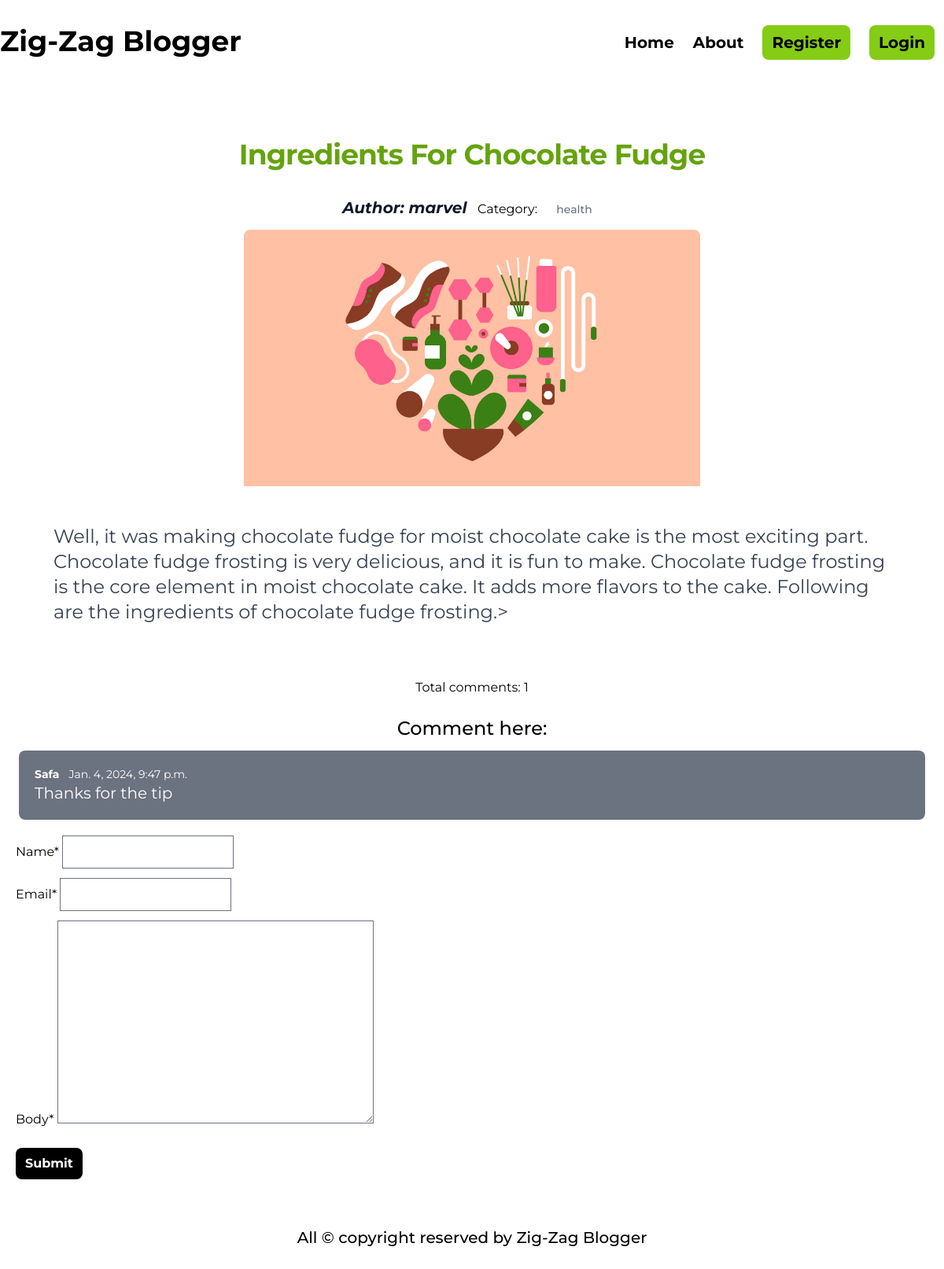
The page /post/detalis/5/ on the database its author committed.
### posts/models.py (models this page shows, shortened)
class Post(models.Model):
    title = models.CharField(max_length=50)
    content = models.TextField()
    category = models.ManyToManyField(Category)
    author = models.ForeignKey(User, on_delete=models.CASCADE)
    image = models.ImageField(upload_to='posts/media/uploads/', blank=True, null = True)

class Comment(models.Model):
    post = models.ForeignKey(Post, on_delete = models.CASCADE, related_name = 'comments')
    name = models.CharField(max_length = 30)
    email = models.EmailField()
    body = models.TextField()
    created_on = models.DateTimeField(auto_now_add=True)

### categories/models.py (models this page shows, shortened)
class Category(models.Model):
    name = models.CharField(max_length=50)
    slug = models.SlugField(max_length=100, unique = True, null=True, blank=True)

### posts/views.py (the view, shortened to what this page needs)
# urls.py: path('detalis/<int:id>/', views.detailsPageClass.as_view(), name = 'details_page')
class detailsPageClass(DetailView):
    model = models.Post
    pk_url_kwarg = 'id'
    template_name = 'blog_details.html'
    def get_context_data(self, **kwargs):
        context = super().get_context_data(**kwargs)
        post = self.object
        comments = post.comments.all()
        comment_form = forms.CmntForm()
        context['comments'] = comments
        context['comment_form']=comment_form
        return context

### posts/forms.py
class CmntForm(forms.ModelForm):
    class Meta:
        model = Comment
        fields = ['name', 'email', 'body']

### posts/templates/blog_details.html (shortened to what this page needs)
{% extends "base.html" %}
{% block content %}
{% load crispy_forms_tags %}
<div>
    <div class="max-w-[1200px] mx-auto">
        <div class="p-5">
          <h5
            class="mt-12 mb-6 text-center text-4xl font-bold tracking-tight text-lime-600"
          >
            {{post.title}}
          </h5>
          <div class="text-center">
            <span class="m-2 text-xl font-bold italic text-gray-900">
                Author: {{post.author.first_name}}
            </span>
            <span class="">
                Category: {% for cat in post.category.all %}
                <a
                  href=""
                  class="inline-flex items-center px-3 py-2 text-sm font-medium text-center text-gray-500 m-2"
                >
                  {{cat.name}}
                </a>
                {% endfor %}
            </span>
          </div>
          <img class="rounded-t-lg mx-auto w-1/2" src="{{post.image.url}}" alt="#" />
          <p class="m-12 font-normal text-gray-700 dark:text-gray-400 text-2xl">
            {{post.content}}>
          </p>
        </div>
      </div>
      <h1 class="text-center">Total comments: {{comments | length}}</h1>
      <h1 class="text-center text-2xl font-medium mt-6">Comment here:</h1>
      <div class="m-3">
        {% for comment in comments %}
        <div class="text-sm bg-gray-500 m-3 p-5 rounded-lg text-white">
            <p><b class="mr-3">{{comment.name}}</b>{{comment.created_on}}</p>
            <p class="text-xl">{{comment.body}}</p>
        </div>
        {% endfor %}
      </div>
      <form class="m-5" method="post">
        {{ comment_form |crispy }}
        <button class="bg-black px-3 py-2 text-white font-bold rounded-lg my-3">
          Submit
        </button>
      </form>
</div>
{% endblock %}

### rows shown on the page
Post: title "Ingredients For Chocolate Fudge", author.first_name "marvel", image (picture), content "Well, it was making chocolate fudge for moist chocolate cake is the most exciting part. Chocolate fudge frosting is very delicious, and it is fun to make. Chocolate fudge frosting is the core element in moist chocolate cake. It adds more flavors to the cake. Following are the ingredients of chocolate fudge frosting."
Category: name "health"
Comment: name "Safa", created_on "Jan. 4, 2024, 9:47 p.m.", body "Thanks for the tip"

### other values the page prints
{{ comments | length }} "1"
